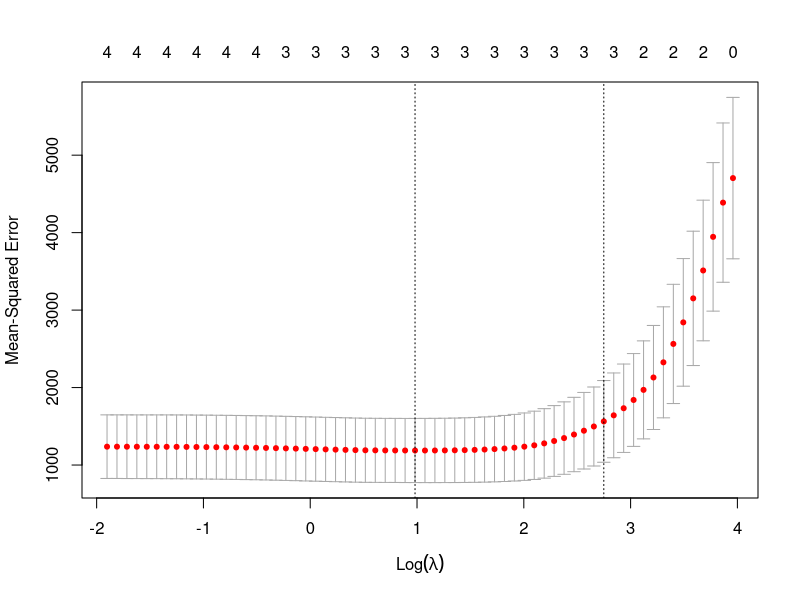

Reproduce this figure in R.
library(glmnet)

# Define predictor and response variables
y <- mtcars$hp
x <- data.matrix(mtcars[, c('mpg', 'wt', 'drat', 'qsec')])

# fit lasso regression model using k-fold cross-validation
cv_model <- cv.glmnet(x, y, alpha = 1)
best_lambda <- cv_model$lambda.min

# display optimal lambda value
best_lambda

# view plot of test MSE's vs. lambda values
plot(cv_model)

# view coefficients of best model
best_model <- glmnet(x, y, alpha = 1, lambda = best_lambda)
coef(best_model)

# make a prediction for the response value of a new observation
new = matrix(c(24, 2.5, 3.5, 18.5), nrow=1, ncol=4) 
predict(best_model, s = best_lambda, newx = new)

# find R-squared of model on training data
y_predicted <- predict(best_model, s = best_lambda, newx = x)

sst <- sum((y - mean(y))^2)
sse <- sum((y_predicted - y)^2)

rsq <- 1 - sse/sst
rsq
